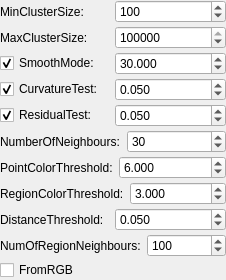
             <widget class="QWidget" name="scrollAreaWidgetContents_2">
              <property name="geometry">
               <rect>
                <x>0</x>
                <y>0</y>
                <width>226</width>
                <height>273</height>
               </rect>
              </property>
              <layout class="QVBoxLayout" name="verticalLayout_12">
               <property name="spacing">
                <number>3</number>
               </property>
               <property name="leftMargin">
                <number>0</number>
               </property>
               <property name="topMargin">
                <number>0</number>
               </property>
               <property name="rightMargin">
                <number>0</number>
               </property>
               <property name="bottomMargin">
                <number>0</number>
               </property>
               <item>
                <layout class="QHBoxLayout" name="horizontalLayout_13">
                 <item>
                  <widget class="QLabel" name="label_11">
                   <property name="text">
                    <string>MinClusterSize: </string>
                   </property>
                  </widget>
                 </item>
                 <item>
                  <widget class="QSpinBox" name="spin_minclustersize">
                   <property name="sizePolicy">
                    <sizepolicy hsizetype="Ignored" vsizetype="Fixed">
                     <horstretch>0</horstretch>
                     <verstretch>0</verstretch>
                    </sizepolicy>
                   </property>
                   <property name="maximumSize">
                    <size>
                     <width>16777215</width>
                     <height>24</height>
                    </size>
                   </property>
                   <property name="toolTip">
                    <string>Set the minimum number of points that a cluster needs to contain in order to be considered valid.</string>
                   </property>
                   <property name="prefix">
                    <string/>
                   </property>
                   <property name="maximum">
                    <number>9999999</number>
                   </property>
                   <property name="value">
                    <number>100</number>
                   </property>
                  </widget>
                 </item>
                </layout>
               </item>
               <item>
                <layout class="QHBoxLayout" name="horizontalLayout_14">
                 <item>
                  <widget class="QLabel" name="label_12">
                   <property name="text">
                    <string>MaxClusterSize: </string>
                   </property>
                  </widget>
                 </item>
                 <item>
                  <widget class="QSpinBox" name="spin_maxclustersize">
                   <property name="sizePolicy">
                    <sizepolicy hsizetype="Ignored" vsizetype="Fixed">
                     <horstretch>0</horstretch>
                     <verstretch>0</verstretch>
                    </sizepolicy>
                   </property>
                   <property name="maximumSize">
                    <size>
                     <width>16777215</width>
                     <height>24</height>
                    </size>
                   </property>
                   <property name="toolTip">
                    <string>Set the maximum number of points that a cluster needs to contain in order to be considered valid.</string>
                   </property>
                   <property name="prefix">
                    <string/>
                   </property>
                   <property name="maximum">
                    <number>99999999</number>
                   </property>
                   <property name="value">
                    <number>99999999</number>
                   </property>
                  </widget>
                 </item>
                </layout>
               </item>
               <item>
                <layout class="QHBoxLayout" name="horizontalLayout_15">
                 <item>
                  <widget class="QCheckBox" name="check_smoothmode">
                   <property name="toolTip">
                    <string>This function allows to turn on/off the smoothness constraint.</string>
                   </property>
                   <property name="text">
                    <string>SmoothMode: </string>
                   </property>
                   <property name="checked">
                    <bool>true</bool>
                   </property>
                  </widget>
                 </item>
                 <item>
                  <widget class="QDoubleSpinBox" name="dspin_smooth">
                   <property name="maximumSize">
                    <size>
                     <width>16777215</width>
                     <height>24</height>
                    </size>
                   </property>
                   <property name="toolTip">
                    <string>Allows to set smoothness threshold used for testing the points.</string>
                   </property>
                   <property name="prefix">
                    <string/>
                   </property>
                   <property name="decimals">
                    <number>3</number>
                   </property>
                   <property name="maximum">
                    <double>9999.000000000000000</double>
                   </property>
                   <property name="value">
                    <double>30.000000000000000</double>
                   </property>
                  </widget>
                 </item>
                </layout>
               </item>
               <item>
                <layout class="QHBoxLayout" name="horizontalLayout_16">
                 <item>
                  <widget class="QCheckBox" name="check_curvaturetest">
                   <property name="sizePolicy">
                    <sizepolicy hsizetype="Minimum" vsizetype="Fixed">
                     <horstretch>0</horstretch>
                     <verstretch>0</verstretch>
                    </sizepolicy>
                   </property>
                   <property name="toolTip">
                    <string>&lt;html&gt;&lt;head/&gt;&lt;body&gt;&lt;p&gt;Allows to turn on/off the curvature test. Note that at least one test (residual or curvature) must be turned on. If you are turning curvature test off then residual test will be turned on automatically.&lt;/p&gt;&lt;/body&gt;&lt;/html&gt;</string>
                   </property>
                   <property name="text">
                    <string>CurvatureTest: </string>
                   </property>
                   <property name="checked">
                    <bool>true</bool>
                   </property>
                  </widget>
                 </item>
                 <item>
                  <widget class="QDoubleSpinBox" name="dspin_curvature">
                   <property name="maximumSize">
                    <size>
                     <width>16777215</width>
                     <height>24</height>
                    </size>
                   </property>
                   <property name="toolTip">
                    <string>Allows to set curvature threshold used for testing the points.</string>
                   </property>
                   <property name="prefix">
                    <string/>
                   </property>
                   <property name="decimals">
                    <number>3</number>
                   </property>
                   <property name="maximum">
                    <double>9999.000000000000000</double>
                   </property>
                   <property name="value">
                    <double>0.050000000000000</double>
                   </property>
                  </widget>
                 </item>
                </layout>
               </item>
               <item>
                <layout class="QHBoxLayout" name="horizontalLayout_17">
                 <item>
                  <widget class="QCheckBox" name="check_residualtest">
                   <property name="toolTip">
                    <string>&lt;html&gt;&lt;head/&gt;&lt;body&gt;&lt;p&gt;Allows to turn on/off the residual test. Note that at least one test(residual or curvature) must be turned on. If you are turning residual test off then curvature test will be turned on automatically.&lt;/p&gt;&lt;/body&gt;&lt;/html&gt;</string>
                   </property>
                   <property name="text">
                    <string>ResidualTest: </string>
                   </property>
                   <property name="checked">
                    <bool>true</bool>
                   </property>
                  </widget>
                 </item>
                 <item>
                  <widget class="QDoubleSpinBox" name="dspin_residual">
                   <property name="enabled">
                    <bool>true</bool>
                   </property>
                   <property name="maximumSize">
                    <size>
                     <width>16777215</width>
                     <height>24</height>
                    </size>
                   </property>
                   <property name="toolTip">
                    <string>&lt;html&gt;&lt;head/&gt;&lt;body&gt;&lt;p&gt;Allows to set residual threshold used for testing the points.&lt;/p&gt;&lt;/body&gt;&lt;/html&gt;</string>
                   </property>
                   <property name="prefix">
                    <string/>
                   </property>
                   <property name="decimals">
                    <number>3</number>
                   </property>
                   <property name="maximum">
                    <double>9999.000000000000000</double>
                   </property>
                   <property name="value">
                    <double>0.050000000000000</double>
                   </property>
                  </widget>
                 </item>
                </layout>
               </item>
               <item>
                <layout class="QHBoxLayout" name="horizontalLayout_18">
                 <item>
                  <widget class="QLabel" name="label_13">
                   <property name="text">
                    <string>NumberOfNeighbours: </string>
                   </property>
                  </widget>
                 </item>
                 <item>
                  <widget class="QSpinBox" name="spin_numofnei">
                   <property name="maximumSize">
                    <size>
                     <width>16777215</width>
                     <height>24</height>
                    </size>
                   </property>
                   <property name="toolTip">
                    <string>&lt;html&gt;&lt;head/&gt;&lt;body&gt;&lt;p&gt;Allows to set the number of neighbours.&lt;/p&gt;&lt;/body&gt;&lt;/html&gt;</string>
                   </property>
                   <property name="prefix">
                    <string/>
                   </property>
                   <property name="maximum">
                    <number>9999999</number>
                   </property>
                   <property name="value">
                    <number>30</number>
                   </property>
                  </widget>
                 </item>
                </layout>
               </item>
               <item>
                <layout class="QHBoxLayout" name="horizontalLayout_19">
                 <item>
                  <widget class="QLabel" name="label_14">
                   <property name="text">
                    <string>PointColorThreshold: </string>
                   </property>
                  </widget>
                 </item>
                 <item>
                  <widget class="QDoubleSpinBox" name="dspin_pointcolor">
                   <property name="maximumSize">
                    <size>
                     <width>16777215</width>
                     <height>24</height>
                    </size>
                   </property>
                   <property name="toolTip">
                    <string>&lt;html&gt;&lt;head/&gt;&lt;body&gt;&lt;p&gt;This method specifies the threshold value for color test between the points. This kind of testing is made at the first stage of the algorithm(region growing). If the difference between points color is less than threshold value, then they are considered to be in the same region.&lt;/p&gt;&lt;/body&gt;&lt;/html&gt;</string>
                   </property>
                   <property name="prefix">
                    <string/>
                   </property>
                   <property name="decimals">
                    <number>3</number>
                   </property>
                   <property name="maximum">
                    <double>9999.000000000000000</double>
                   </property>
                   <property name="value">
                    <double>6.000000000000000</double>
                   </property>
                  </widget>
                 </item>
                </layout>
               </item>
               <item>
                <layout class="QHBoxLayout" name="horizontalLayout_22">
                 <item>
                  <widget class="QLabel" name="label_17">
                   <property name="text">
                    <string>RegionColorThreshold: </string>
                   </property>
                  </widget>
                 </item>
                 <item>
                  <widget class="QDoubleSpinBox" name="dspin_regioncolor">
                   <property name="maximumSize">
                    <size>
                     <width>16777215</width>
                     <height>24</height>
                    </size>
                   </property>
                   <property name="toolTip">
                    <string>&lt;html&gt;&lt;head/&gt;&lt;body&gt;&lt;p&gt;This method specifies the threshold value for color test between the regions. This kind of testing is made at the second stage of the algorithm(region merging). If the difference between segments color is less than threshold value, then they are merged together.&lt;/p&gt;&lt;/body&gt;&lt;/html&gt;</string>
                   </property>
                   <property name="prefix">
                    <string/>
                   </property>
                   <property name="decimals">
                    <number>3</number>
                   </property>
                   <property name="maximum">
                    <double>9999.000000000000000</double>
                   </property>
                   <property name="value">
                    <double>3.000000000000000</double>
                   </property>
                  </widget>
                 </item>
                </layout>
               </item>
               <item>
                <layout class="QHBoxLayout" name="horizontalLayout_20">
                 <item>
                  <widget class="QLabel" name="label_15">
                   <property name="text">
                    <string>DistanceThreshold: </string>
                   </property>
                  </widget>
                 </item>
                 <item>
                  <widget class="QDoubleSpinBox" name="dspin_distance">
                   <property name="maximumSize">
                    <size>
                     <width>16777215</width>
                     <height>24</height>
                    </size>
                   </property>
                   <property name="toolTip">
                    <string>Allows to set distance threshold.</string>
                   </property>
                   <property name="prefix">
                    <string/>
                   </property>
                   <property name="decimals">
                    <number>3</number>
                   </property>
                   <property name="value">
                    <double>0.050000000000000</double>
                   </property>
                  </widget>
                 </item>
                </layout>
               </item>
               <item>
                <layout class="QHBoxLayout" name="horizontalLayout_21">
                 <item>
                  <widget class="QLabel" name="label_16">
                   <property name="text">
                    <string>NumOfRegionNeighbours: </string>
                   </property>
                  </widget>
                 </item>
                 <item>
                  <widget class="QSpinBox" name="spin_nghbr_number">
                   <property name="toolTip">
                    <string>&lt;html&gt;&lt;head/&gt;&lt;body&gt;&lt;p&gt;This method allows to set the number of neighbours that is used for finding neighbouring segments. Neighbouring segments are needed for the merging process.&lt;/p&gt;&lt;/body&gt;&lt;/html&gt;</string>
                   </property>
                   <property name="prefix">
                    <string/>
                   </property>
                   <property name="maximum">
                    <number>99999</number>
                   </property>
                   <property name="value">
                    <number>100</number>
                   </property>
                  </widget>
                 </item>
                </layout>
               </item>
               <item>
                <widget class="QCheckBox" name="check_fromRGB">
                 <property name="text">
                  <string>FromRGB</string>
                 </property>
                </widget>
               </item>
               <item>
                <spacer name="verticalSpacer_5">
                 <property name="orientation">
                  <enum>Qt::Vertical</enum>
                 </property>
                 <property name="sizeHint" stdset="0">
                  <size>
                   <width>20</width>
                   <height>40</height>
                  </size>
                 </property>
                </spacer>
               </item>
              </layout>
             </widget>
